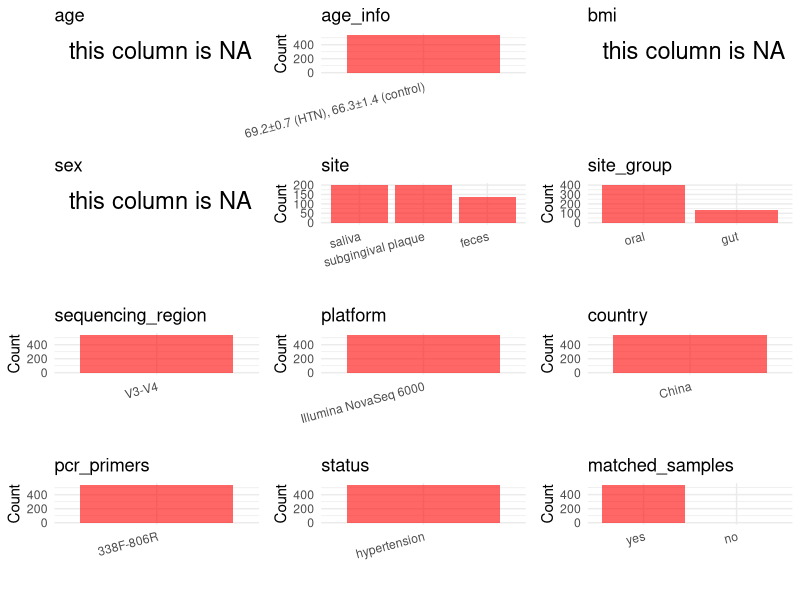

Here is the R script that generated this plot: (Note: this script raises an error after producing the figure.)
## ---- chunk 1
# Load libraries
library(dplyr)
library(ggplot2)
library(cowplot)

# (1) Setting working directory
# EDIT HERE: change project_id for each study
project_id <- "PRJNA764503"

base_dir <- "/beegfs/huangxiaochang/global_oral/global-oral-microbiome/data/projects/"
setwd(file.path(base_dir, project_id))

# (2) Loading raw SRA metadata file
sra_file <- "SraRunTable.csv"
initial_meta <- read.csv("SraRunTable.csv", header = TRUE)

# (3) OPTIONAL: If extra metadata (e.g., Table.x or supplemental materials) are available from the article, you may need to merge the file with initial_meta manually. Below is example code for merging. Depending on the specific case of each study, you can customize the code as needed.
# supp_table <- read.csv("supplemental_table.csv", header = TRUE)
# initial_meta <- left_join(initial_meta, supp_table, by = merge_col_name)
## ---- chunk 2
# (1) Read the article in the following order: abstract, the beginning of the results section, and the methods. Understand the sample size, experimental design, and disease group overview. Clarify the sampling sites; for oral and gut samples, specify the exact sites like supragingival plaque, tongue, etc.

# (2) IMPORTANT: MUST go through each column of initial_meta
# head(initial_meta, 10)

# IMPORTANT: Check the unique values in the column of interest or query column.
# lapply(initial_meta[c('body_habitat', 'body_product', 'body_site')], table) # site
# table(initial_meta$host_subject_id) # subject id
# table(initial_meta$platform..exp.) # output is Illumina
# table(initial_meta$target_subfragment..exp.)
## ---- chunk 3
# (1) EDIT HERE: Parameter setup
# NOTE: This project has no lab control samples (blanks/positives) or non-human samples. Leave keywords empty to skip filtering.
control_column <- NA   # column name in initial_meta
# unique(initial_meta[[control_column]])  # uncomment to explore
control_keywords <- c()     # Enter exact keywords

species_column <- NA          # column name in initial_meta
# unique(initial_meta[[species_column]])  # uncomment to explore
non_human_keywords <- c()            # Enter exact keywords


# (2) Remove controls and non-human samples. DO NOT need to modify code in this part, just run it.
n_samples <- nrow(initial_meta)
# Control evaluation
if (length(control_keywords) > 0) {
  if (is.null(control_column) || control_column == "") {
    stop("Error: control_keywords provided but control_column is missing.")
  }

  if (!(control_column %in% colnames(initial_meta))) {
    stop(sprintf("Error: Column '%s' not found in initial_meta.", control_column))
  }

  control_pattern <- paste(control_keywords, collapse = "|")
  control_text <- initial_meta[[control_column]]
  is_control <- grepl(control_pattern, control_text)

} else {
  is_control <- rep(FALSE, n_samples)
}

# Non-human evaluation
if (length(non_human_keywords) > 0) {
  if (is.null(species_column) || species_column == "") {
    stop("Error: non_human_keywords provided but species_column is missing.")
  }

  if (!(species_column %in% colnames(initial_meta))) {
    stop(sprintf("Error: Column '%s' not found in initial_meta.", control_column))
  }

  non_human_pattern <- paste(non_human_keywords, collapse = "|")
  species_text <- initial_meta[[species_column]]
  is_non_human <- grepl(non_human_pattern, species_text)
} else {
  is_non_human <- rep(FALSE, n_samples)
}

# Execute removal
samples_to_remove <- is_control | is_non_human
initial_meta <- initial_meta[!samples_to_remove, ]

cat("Initial samples counts:",n_samples,"\n")
cat("Removed control samples:", sum(is_control), "\n")
cat("Removed non-human samples:", sum(is_non_human), "\n")
cat("Total samples removed ", sum(samples_to_remove), "\n")
cat("Remaining samples after Step 2:", nrow(initial_meta), "\n")
## ---- chunk 4
# Extract columns from initial_meta as follows:
# (1) No modification needed → extract directly.
# (2) Modification needed → create a column start with 'raw_' and mark the target column as "pending".
# (3) Need to find or determine based on the article.

metadata <- data.frame(
  bioproject = initial_meta$BioProject,
  sample_id = initial_meta$Run,
  raw_subject_id = initial_meta$Sample.Name,
  subject_id = "pending",
  age = NA,
  age_info = "69.2±0.7 (HTN), 66.3±1.4 (control)",
  bmi = NA,
  raw_sex = NA,
  sex = "pending",
  sequencing_region = "V3-V4",
  platform = initial_meta$Instrument,
  country = initial_meta$geo_loc_name_country,
  raw_site = initial_meta$isolation_source,
  site = "pending",
  site_group = "pending",
  public_time = initial_meta$ReleaseDate,
  pcr_primers = NA,
  title = NA,
  disease_study = NA,
  status = NA,
  matched_samples = "pending",
  is_time_series = "no",
  stringsAsFactors = FALSE
)

metadata$public_time <- as.Date(metadata$public_time)
## ---- chunk 5
# (1) Handle the columns with the `raw_` prefix.
# IMPORTANT: Add comments if the modification is not straightforward!!
metadata$sex <- NA_character_

# Extract subject_id by removing sample type suffix (F/S/P + digits)
# Sample.Name format: "181215F2" → subject "181215"
metadata$subject_id <- gsub("[FSP][0-9]+$", "", metadata$raw_subject_id)

# Assign site from raw_site, lowercased
metadata$site <- tolower(metadata$raw_site)

# Fix typo in site name
metadata$site <- gsub("subgingival palque", "subgingival plaque", metadata$site)

# Add publication information
metadata$pcr_primers <- "338F-806R"
metadata$title <- "Integrated Omic Analysis of Human Plasma Metabolites and Microbiota in a Hypertension Cohort"
metadata$disease_study <- "yes"
metadata$status <- "hypertension"

## ---- chunk 6
# (2) Filling the 'site_group' and 'matched_samples' columns
# editing site_group
unique(metadata$site)
# EDIT HERE: add oral sites
Oral_site = c("saliva", "mouth", "tongue coating", "supragingival plaque", "subgingival plaque", "oral swab", "denture", "tooth", "abscess pus", "adjacent periodontal pocket", "patient healthy crevice", "healthy control crevice", "gingival crevicular fluid", "subgingival plaque")
# EDIT HERE: add gut sites
Gut_site = c("feces", "stool")
# just run
metadata <- metadata %>%
  mutate(site_group = case_when(
    site %in% Oral_site ~ "oral",
    site %in% Gut_site ~ "gut",
    TRUE ~ "other"
  ))

# editing matched_samples, just run.
metadata$matched_samples <- ifelse(
  ave(metadata$subject_id, metadata$subject_id, FUN = length) > 1,
  "yes",
  "no"
)
## ---- chunk 7
# (3) check if there is pending value in metadata. If there is pending value, go on modify the metadata.
# Function to check if a column contains "pending"
has_pending <- function(col) {
  if (is.character(col) || is.factor(col)) {
    any(col == "pending", na.rm = TRUE)
  } else {
    FALSE
  }
}

# Check for any pending value
any_pending_value <- any(sapply(metadata, has_pending))

if (!any_pending_value) {
  message("Good! No cell contains the value 'pending'.")
} else {
  pending_cols <- names(metadata)[sapply(metadata, has_pending)]
  message("Columns containing 'pending': ", paste(pending_cols, collapse = ", "))
  message("Please continue to resolve these pending columns!")
}
## ---- chunk 8
# Select columns for visualization, just run
plot_data <- metadata %>%
  select(-bioproject, -sample_id, -subject_id, -title)

create_simple_plots <- function(data) {
  plots <- list()
  continuous_vars <- c("age", "bmi")

  for (col in colnames(data)) {
    if (all(is.na(data[[col]]))) {
      p <- ggplot() +
        annotate("text", x = 0.5, y = 0.5, label = "this column is NA", size = 6) +
        labs(title = col) +
        theme_void()
    } else if (col %in% continuous_vars && is.numeric(data[[col]])) {
      p <- ggplot(data, aes(x = .data[[col]])) +
        geom_histogram(fill = "blue", alpha = 0.6, bins = 20, na.rm = TRUE) +
        labs(title = col, x = col, y = "Count") +
        theme_minimal()
    } else {
      count_data <- as.data.frame(table(data[[col]], useNA = "ifany"))
      p <- ggplot(count_data, aes(x = reorder(Var1, -Freq), y = Freq)) +
        geom_col(fill = "red", alpha = 0.6) +
        labs(title = col, x = NULL, y = "Count") +
        theme_minimal() +
        theme(axis.text.x = element_text(angle = 15, hjust = 1))
    }
    plots[[col]] <- p
  }

  return(plots)
}

# Generate and arrange plots
plots <- create_simple_plots(plot_data)
p <- plot_grid(plots$age,
               plots$age_info,
               plots$bmi,
               plots$sex,
               plots$site,
               plots$site_group,
               plots$sequencing_region,
               plots$platform,
               plots$country,
               plots$pcr_primers,
               plots$status,
               plots$matched_samples,
               ncol = 3, align = "hv", axis = "lb")
ggsave("Metadata_Summary.png", plot = p, width = 8, height = 6, dpi = 150)
## ---- chunk 9
# Insert Metadata_Summary.png into the current Rmd output
knitr::include_graphics("Metadata_Summary.png")
## ---- chunk 10
# Reorder the data frame
fixed_cols <- c("bioproject", "sample_id", "subject_id", "age", "age_info",
                "bmi", "sex", "platform", "sequencing_region", "pcr_primers",
                "country", "site", "site_group", "disease_study", "status",
                "title", "public_time", "matched_samples", "is_time_series")
metadata <- metadata %>%
  select(all_of(fixed_cols), everything())

# save metadata
# head(metadata)
write.csv(metadata, file = "metadata_v2.csv", quote = TRUE, row.names = FALSE)
